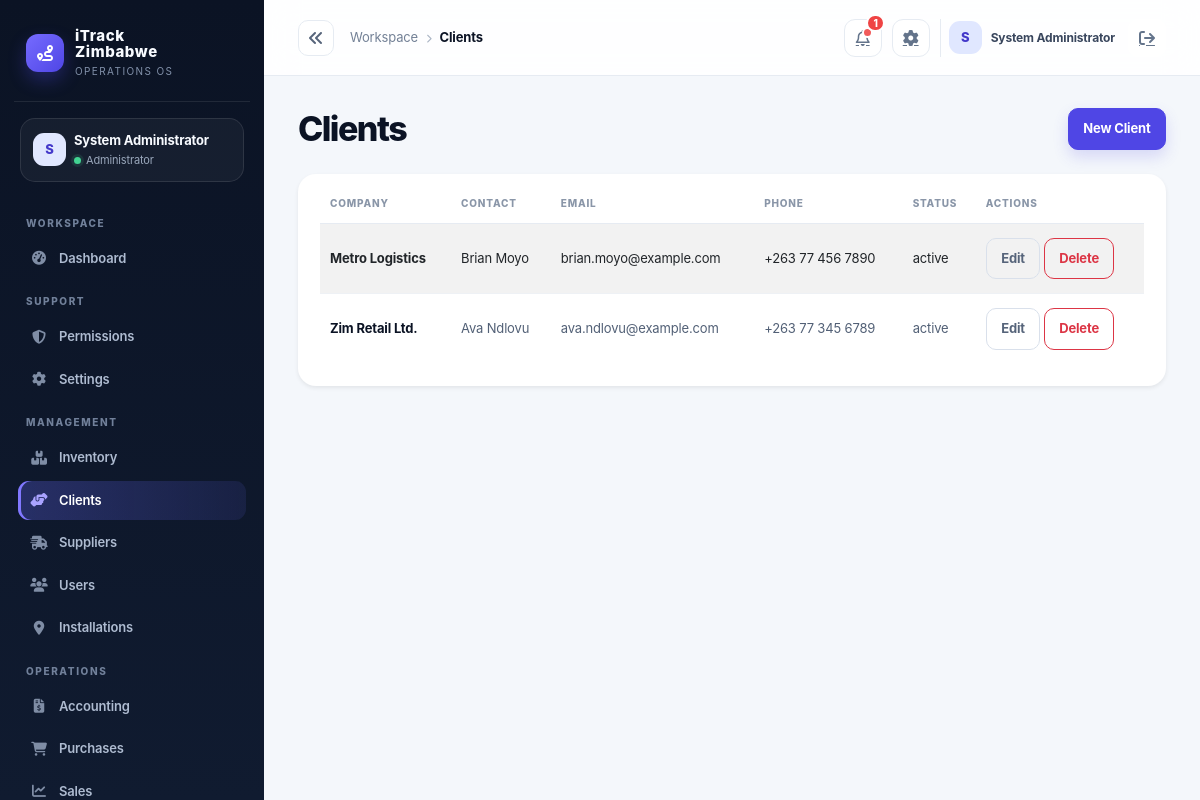
/index.php?controller=clients (signed in), run on the app's committed database.
### tables this page shows
CREATE TABLE IF NOT EXISTS clients (
  id INT AUTO_INCREMENT PRIMARY KEY,
  company_name VARCHAR(150) NOT NULL,
  contact_name VARCHAR(150),
  email VARCHAR(150),
  phone VARCHAR(50),
  address TEXT,
  status VARCHAR(20) NOT NULL DEFAULT 'active',
  created_at TIMESTAMP DEFAULT CURRENT_TIMESTAMP
);

### app/controllers/ClientController.php (called while the page is built, shortened)
<?php
class ClientController extends Controller
{
    private Client $clientModel;
    public function __construct()
    {
        $this->clientModel = new Client();
    }
    public function index(): void
    {
        $this->view('clients/index', [
            'title' => 'Clients',
            'clients' => $this->clientModel->all(),
        ]);
    }
}

### public/index.php (called while the page is built, shortened)
<?php
$uri = $_SERVER['REQUEST_URI'] ?? '/';
$controllerKey = $_GET['controller'] ?? null;
$actionKey = $_GET['action'] ?? null;
$route = $controllerKey ? [
    'controller' => ucfirst($controllerKey) . 'Controller',
    'action' => $actionKey ?? 'index',
] : Router::route($uri);
$actionName = $route['action'];
$controller = new $controllerName();
$controller->$actionName();

### app/core/Model.php (called while the page is built, shortened)
<?php
require_once dirname(__DIR__) . '/config/database.php';
abstract class Model
{
    protected PDO $db;
    public function __construct()
    {
        $this->db = Database::getInstance();
    }
    protected function fetchOne(string $sql, array $params = []): ?array
    {
        $stmt = $this->db->prepare($sql);
        $stmt->execute($params);
        $row = $stmt->fetch();
        return $row === false ? null : $row;
    }
    protected function fetchAll(string $sql, array $params = []): array
    {
        $stmt = $this->db->prepare($sql);
        $stmt->execute($params);
        return $stmt->fetchAll();
    }
    protected function execute(string $sql, array $params = []): int
    {
        $stmt = $this->db->prepare($sql);
        $stmt->execute($params);
        return $stmt->rowCount();
    }
}

### app/config/env.php (called while the page is built, shortened)
<?php
function loadEnv(): array
{
    static $loaded = null;
    if ($loaded !== null) {
        return $loaded;
    }
    $loaded = [];
    $envPath = dirname(__DIR__, 2) . '/.env';
    if (!is_readable($envPath)) {
        return $loaded;
    }
    return $loaded;
}
function env(string $key, $default = null)
{
    $vars = loadEnv();
    $value = getenv($key);
    return $value !== false ? $value : $default;
}

### app/config/app.php (called while the page is built)
<?php
require_once __DIR__ . '/env.php';
return [
    'app_name' => env('APP_NAME', 'iTrack Zimbabwe'),
    'environment' => strtolower((string) env('APP_ENV', 'development')),
    'db_driver' => strtolower((string) env('DB_DRIVER', 'auto')),
    'db_sqlite_path' => (string) env('DB_SQLITE_PATH', dirname(__DIR__, 2) . '/storage/itrack.sqlite'),
    'allow_registration' => filter_var(env('APP_ALLOW_REGISTRATION', !in_array(strtolower((string) env('APP_ENV', 'development')), ['prod', 'production'], true)), FILTER_VALIDATE_BOOLEAN),
    'session_secure' => filter_var(env('APP_SESSION_SECURE', false), FILTER_VALIDATE_BOOLEAN),
    'mail_from' => env('MAIL_FROM', 'no-reply@localhost'),
    'public_url' => rtrim((string) env('APP_PUBLIC_URL', ''), '/'),
    'debug' => filter_var(env('APP_DEBUG', false), FILTER_VALIDATE_BOOLEAN),
    'base_url' => env('APP_BASE_URL', '/itrack-zimbabwe'),
    'db' => [
        'host' => env('DB_HOST', '127.0.0.1'),
        'port' => env('DB_PORT', '3306'),
        'name' => env('DB_NAME', 'itrack_zimbabwe'),
        'user' => env('DB_USER', 'root'),
        'pass' => env('DB_PASS', ''),
    ],
    'session_name' => env('SESSION_NAME', 'itrack_session'),
    'csrf_token_name' => env('CSRF_TOKEN_NAME', 'csrf_token'),
    'upload_dir' => env('UPLOAD_DIR', dirname(__DIR__, 1) . '/uploads'),
    'openrouter_api_key' => env('OPENROUTER_API_KEY', ''),
    'openrouter_model' => env('OPENROUTER_MODEL', 'openrouter/free'),
];

### app/config/database.php (called while the page is built, shortened)
<?php
require_once dirname(__DIR__) . '/config/app.php';
class Database
{
    private static ?PDO $instance = null;
    public static function getInstance(): PDO
    {
        if (self::$instance === null) {
            $config = require dirname(__DIR__) . '/config/app.php';
            $mysqlEnabled = extension_loaded('pdo_mysql');
            if ($config['db_driver'] === 'sqlite') {
                self::$instance = self::createSqliteInstance($config);
            } elseif ($config['db_driver'] === 'mysql' || ($config['db_driver'] === 'auto' && $mysqlEnabled)) {
                try {
                    $dsn = sprintf('mysql:host=%s;port=%s;dbname=%s;charset=utf8mb4', $config['db']['host'], $config['db']['port'], $config['db']['name']);
                    self::$instance = new PDO($dsn, $config['db']['user'], $config['db']['pass'], [
                        PDO::ATTR_ERRMODE => PDO::ERRMODE_EXCEPTION,
                        PDO::ATTR_DEFAULT_FETCH_MODE => PDO::FETCH_ASSOC,
                        PDO::ATTR_EMULATE_PREPARES => false,
                    ]);
                } catch (PDOException $exception) {
                    if ($config['environment'] === 'production' || $config['db_driver'] === 'mysql') {
                        throw new RuntimeException('Unable to connect to the configured MySQL database.', 0, $exception);
                    }
                    self::$instance = self::createSqliteInstance($config);
                }
            } else {
                if ($config['environment'] === 'production' && $config['db_driver'] !== 'sqlite') {
                    throw new RuntimeException('Production requires DB_DRIVER=mysql or an explicit DB_DRIVER=sqlite configuration.');
                }
                self::$instance = self::createSqliteInstance($config);
            }
        }
        return self::$instance;
    }
}

### app/models/Client.php (called while the page is built, shortened)
<?php
require_once dirname(__DIR__) . '/core/Model.php';
class Client extends Model
{
    public function all(): array
    {
        return $this->fetchAll('SELECT * FROM clients ORDER BY company_name ASC');
    }
}

### app/helpers/auth.php (called while the page is built, shortened)
<?php
function currentUser(): ?array
{
    return $_SESSION['user'] ?? null;
}

### app/models/Notification.php (called while the page is built, shortened)
<?php
require_once dirname(__DIR__) . '/core/Model.php';
class Notification extends Model
{
    public function unreadCount(?int $userId = null): int
    {
        $sql = 'SELECT COUNT(*) AS total FROM notifications WHERE is_read = 0';
        $params = [];
        if ($userId !== null) {
            $sql .= ' AND user_id = :user_id';
            $params[':user_id'] = $userId;
        }
        return (int) ($this->fetchOne($sql, $params)['total'] ?? 0);
    }
}

### app/views/clients/index.php (the view, shortened to what this page needs)
<div class="d-flex justify-content-between align-items-center mb-4">
    <h2 class="h4 mb-0">Clients</h2>
    <a class="btn btn-primary" href="/index.php?controller=client&action=create">New Client</a>
</div>
<div class="card shadow-sm border-0">
    <div class="card-body">
        <div class="table-responsive">
            <table class="table table-striped align-middle">
                <thead>
                    <tr>
                        <th>Company</th>
                        <th>Contact</th>
                        <th>Email</th>
                        <th>Phone</th>
                        <th>Status</th>
                        <th>Actions</th>
                    </tr>
                </thead>
                <tbody>
                    <?php foreach ($clients as $client): ?>
                        <tr>
                            <td><?= htmlspecialchars($client['company_name'] ?? '') ?></td>
                            <td><?= htmlspecialchars($client['contact_name'] ?? '') ?></td>
                            <td><?= htmlspecialchars($client['email'] ?? '') ?></td>
                            <td><?= htmlspecialchars($client['phone'] ?? '') ?></td>
                            <td><?= htmlspecialchars($client['status'] ?? '') ?></td>
                            <td>
                                <a class="btn btn-sm btn-outline-secondary" href="/index.php?controller=client&action=edit&id=<?= (int) ($client['id'] ?? 0) ?>">Edit</a>
                                <a class="btn btn-sm btn-outline-danger" href="/index.php?controller=client&action=delete&id=<?= (int) ($client['id'] ?? 0) ?>" data-confirm="Delete this client?">Delete</a>
                            </td>
                        </tr>
                    <?php endforeach; ?>
                </tbody>
            </table>
        </div>
    </div>
</div>

### app/views/layouts/partials/header.php (shortened to what this page needs)
<?php
$headerUser = currentUser() ?? [];
$headerName = $headerUser['name'] ?? 'User';
$headerInitial = strtoupper(substr((string)$headerName, 0, 1));
$headerController = strtolower($_GET['controller'] ?? 'dashboard');
$headerLabels = ['dashboard'=>'Overview','inventory'=>'Inventory','clients'=>'Clients','supplier'=>'Suppliers','users'=>'Users','gps'=>'Installations','accounting'=>'Accounting','purchases'=>'Purchases','sales'=>'Sales','requisition'=>'Requisitions','reports'=>'Reports','notification'=>'Notifications','settings'=>'Settings'];
$headerSection = basename($_SERVER['SCRIPT_NAME'] ?? '') === 'dashboard.php' ? 'Overview' : ($headerLabels[$headerController] ?? ucfirst($headerController));
$headerNotificationCount = 0;
$currentUserId = (int) ($headerUser['id'] ?? 0);
if ($currentUserId > 0) {
    $headerNotificationCount = (new Notification())->unreadCount($currentUserId);
}
?>
<header class="topbar">
    <button class="sidebar-collapse-toggle" type="button" aria-label="Collapse sidebar" aria-expanded="true" title="Collapse sidebar"><i class="fa-solid fa-angles-left"></i></button>
    <div class="crumb"><span class="d-none d-sm-inline">Workspace</span><i class="fa-solid fa-chevron-right mx-2" style="font-size:9px;color:#aab4c4"></i><strong><?= htmlspecialchars($headerSection) ?></strong></div>
    <div class="top-actions">
        <a class="icon-button" href="/index.php?controller=notification" aria-label="Notifications" data-notification-link>
            <i class="fa-regular fa-bell"></i>
            <span class="notification-badge" data-notification-badge<?= $headerNotificationCount > 0 ? '' : ' hidden' ?>></span>
            <span class="notification-count" data-notification-count<?= $headerNotificationCount > 0 ? '' : ' hidden' ?>><?= $headerNotificationCount > 0 ? htmlspecialchars((string) $headerNotificationCount, ENT_QUOTES, 'UTF-8') : '' ?></span>
        </a>
        <a class="icon-button d-none d-sm-grid" href="/index.php?controller=settings" aria-label="Settings"><i class="fa-solid fa-gear"></i></a>
        <div class="user-pill"><div class="avatar"><?= htmlspecialchars($headerInitial) ?></div><span><?= htmlspecialchars($headerName) ?></span><a class="icon-button border-0 ms-1" href="/logout.php" aria-label="Sign out"><i class="fa-solid fa-arrow-right-from-bracket"></i></a></div>
    </div>
</header>

### app/views/layouts/main.php (style rules this page uses)
:root { --ink:#0b1324; --ink-2:#111d33; --muted:#738096; --line:#e6ebf2; --canvas:#f4f7fb; --card:#fff; --brand:#4f46e5; --brand-2:#6d5dfc; --mint:#13b981; --amber:#f59e0b; --danger:#e25555; --shadow:0 16px 40px rgba(15,23,42,.06); }
* { box-sizing:border-box; }
body { background:var(--canvas); color:var(--ink); margin:0; font-family:Inter,ui-sans-serif,system-ui,-apple-system,"Segoe UI",sans-serif; letter-spacing:-.01em; }
a { color:inherit; }
.sidebar-collapse-toggle { width:36px;height:36px;display:grid;place-items:center;border:1px solid var(--line);border-radius:10px;background:#fff;color:#56647a; }
.avatar { width:33px; height:33px; border-radius:11px; background:#e0e7ff; color:#4338ca; display:grid; place-items:center; font-weight:800; font-size:13px; }
.topbar { height:76px; display:flex; align-items:center; gap:16px; padding:0 34px; background:rgba(255,255,255,.88); border-bottom:1px solid var(--line); backdrop-filter:blur(16px); position:sticky; top:0; z-index:10; }
.crumb { font-size:13px; color:var(--muted); }
.crumb strong { color:var(--ink); font-weight:750; }
.top-actions { margin-left:auto; display:flex; align-items:center; gap:10px; }
.icon-button { width:38px; height:38px; display:grid; place-items:center; color:#64748b; border:1px solid var(--line); background:#fff; border-radius:11px; position:relative; }
.notification-badge { position:absolute; width:7px; height:7px; background:#f15b5b; border-radius:50%; right:8px; top:7px; border:2px solid #fff; box-sizing:content-box; }
.notification-count { position:absolute; min-width:18px; height:18px; padding:0 5px; display:grid; place-items:center; border-radius:999px; background:#ef4444; color:#fff; font-size:10px; font-weight:800; right:-4px; top:-6px; border:2px solid #fff; }
.user-pill { display:flex; align-items:center; gap:9px; padding-left:8px; border-left:1px solid var(--line); }
.user-pill span { font-size:12px; font-weight:700; color:#39465d; }
main h2.h4 { font-size:clamp(25px,3vw,34px); font-weight:800; letter-spacing:-.045em; line-height:1.1; }
main > .d-flex.justify-content-between { margin-bottom:24px !important; }
.card { border:1px solid var(--line); border-radius:18px; background:var(--card); box-shadow:var(--shadow); }
.card .card-body { padding:22px; }
.btn { border-radius:10px; font-weight:700; font-size:13px; padding:.63rem .9rem; }
.btn-primary { background:var(--brand); border-color:var(--brand); box-shadow:0 7px 15px rgba(79,70,229,.18); }
.table { margin:0; font-size:13px; }
.table thead th { color:#8a96a8; border-bottom:1px solid var(--line); text-transform:uppercase; letter-spacing:.08em; font-size:10px; font-weight:800; padding:0 10px 12px; white-space:nowrap; }
.table tbody td { padding:14px 10px; border-color:#eef1f5; color:#526076; vertical-align:middle; }
.table tbody tr:last-child td { border-bottom:0; }
.table tbody td:first-child { color:var(--ink); font-weight:750; }
.table-striped>tbody>tr:nth-of-type(odd)>* { --bs-table-accent-bg:#fafbfe; color:inherit; }
.table-responsive { border-radius:12px; }
.btn-outline-secondary { color:#56647a; border-color:#d9e0eb; }

### data on the page
clients: id "1", company_name "Zim Retail Ltd.", contact_name "Ava Ndlovu", email "ava.ndlovu@example.com", phone "+263 77 345 6789", status "active"
clients: company_name "Metro Logistics", contact_name "Brian Moyo", email "brian.moyo@example.com", phone "+263 77 456 7890", status "active"

### other printed values
$initials "S"
$user['name'] "System Administrator"
$role "Administrator"
$group "WORKSPACE"
$item['label'] "Dashboard"
$group "SUPPORT"
$item['label'] "Permissions"
$item['label'] "Settings"
$group "MANAGEMENT"
$item['label'] "Inventory"
$item['label'] "Clients"
$item['label'] "Suppliers"
$item['label'] "Users"
$item['label'] "Installations"
$group "OPERATIONS"
